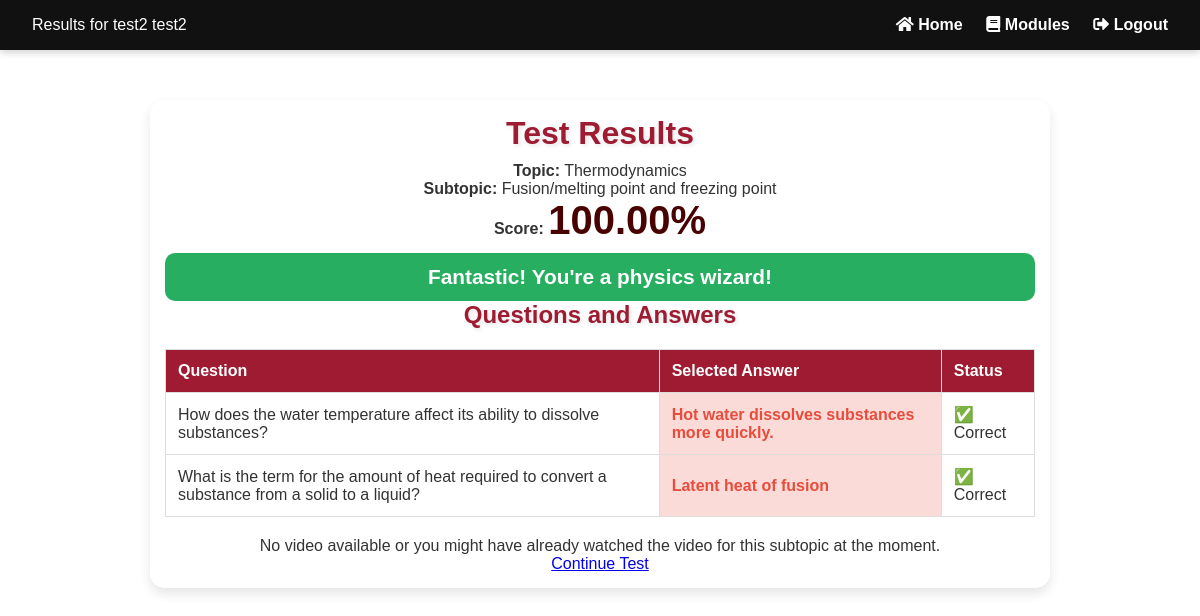
The app's page /test-results/1/1/ (signed in), older data.
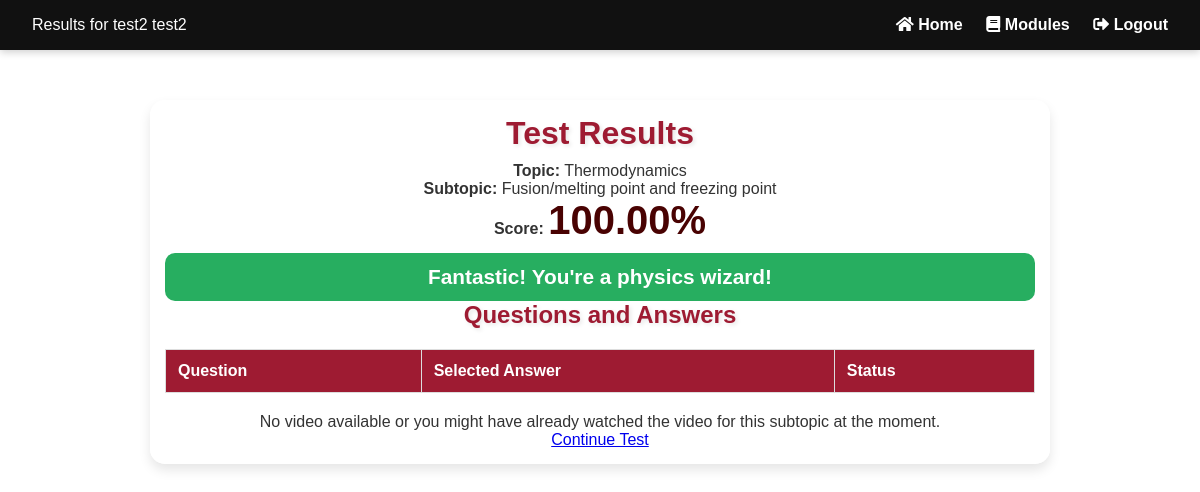
The same page, newer data.
### my_app/models.py (models this page shows, shortened)
class AssessmentResponse(models.Model):
    response_id = models.AutoField(primary_key=True)
    assessment = models.ForeignKey(Assessment, on_delete=models.CASCADE)
    question = models.ForeignKey(Question, on_delete=models.CASCADE)
    selected_option = models.ForeignKey(Option, on_delete=models.SET_NULL, null=True)

class Question(models.Model):
    question_id = models.AutoField(primary_key=True)
    question_text = models.TextField()
    topic = models.ForeignKey(Topic, related_name="questions", on_delete=models.CASCADE)
    subtopic = models.ForeignKey(Subtopic, related_name="questions", on_delete=models.CASCADE)
    assigned_at = models.IntegerField(choices=[(0, 'Before Assignment'), (1, 'After Assignment')], default=0)
    difficulty_level = models.CharField(max_length=15, choices=[
        ('Beginner', 'Beginner'),
        ('Intermediate', 'Intermediate'),
        ('Advanced', 'Advanced'),
    ])

class Option(models.Model):
    option_id = models.AutoField(primary_key=True)
    question = models.ForeignKey(Question, on_delete=models.CASCADE, related_name="options")
    option_text = models.CharField(max_length=255)
    is_correct = models.BooleanField(default=False)

### my_app/views.py (the view, shortened to what this page needs)
# urls.py: path('test-results/<int:topic_id>/<int:subtopic_id>/', test_results, name='test_results'),
@login_required
def test_results(request, topic_id, subtopic_id):
    try:
        student = get_object_or_404(Student, user=request.user)
        topic = get_object_or_404(Topic, topic_id=topic_id)
        subtopic = get_object_or_404(Subtopic, subtopic_id=subtopic_id, topic=topic)
        assessment = Assessment.objects.filter(student=student, topic=topic).order_by("-date_taken").first()
        if not assessment:
            return JsonResponse({"error": "No assessment data found for this topic."}, status=404)
        responses = AssessmentResponse.objects.filter(assessment=assessment)
        score = assessment.score
        print(subtopic)
        video_progress_entries = VideoProgress.objects.filter(student=student, subtopic=subtopic)
        print("Video - test results - ", video_progress_entries)
        video_data = []
        video_url = None
        progress = Progress.objects.filter(student=student, current_subtopic=subtopic).first()
        print("Progress - ", progress)
        if not video_progress_entries.exists() and progress:
            progress.video_watched = True
            progress.save()
        context = {
            "student_name": f"{student.first_name} {student.last_name}",
            "topic": topic,
            "subtopic": subtopic,
            "score": score,
            "date_taken": assessment.date_taken,
            "responses": responses,
            "video_data": video_data,
            "video_url": video_url,
            "student_id": student.student_id,
            "score_after": progress.score_after if progress else None,
        }
        return render(request, "my_app/test_results.html", context)
    except Exception as e:
        print("Error in test_results:", e)
        return JsonResponse({"error": str(e)}, status=400)

### my_app/models.py (called while the page is built)
    def __str__(self):
        return self.subtopic_name

### my_app/Templates/my_app/test_results.html (shortened to what this page needs)
{% load static %}
<!DOCTYPE html>
<html lang="en">
<head>
    <link rel="stylesheet" href="{% static 'CSS/testResults.css' %}?v=7">
    <link rel="stylesheet" href="https://cdnjs.cloudflare.com/ajax/libs/font-awesome/5.15.4/css/all.min.css">
</head>
<body>
    <nav class="navbar">
        <div class="left">
            <span class="welcome-text">Results for {{ student_name }}</span>
        </div>
        <div class="right">
            <a href="{% url 'home' %}" class="nav-link"><i class="fas fa-home"></i> Home</a>
            <a href="{% url 'modules' %}" class="nav-link"><i class="fas fa-book"></i> Modules</a>
            <a href="{% url 'logout' %}" class="nav-link"><i class="fas fa-sign-out-alt"></i> Logout</a>
        </div>
    </nav>
    <div class="results-container">
        <h1>Test Results</h1>
        <p><strong>Topic:</strong> {{ topic.topic_name }}</p>
        <p><strong>Subtopic:</strong> {{ subtopic.subtopic_name }}</p>
        <p><strong>Score:</strong> <span class="score">{{ score }}%</span></p>
        <div id="feedback-message"></div>
        <h2>Questions and Answers</h2>
        <table class="results-table">
            <thead>
                <tr>
                    <th>Question</th>
                    <th>Selected Answer</th>
                    <th>Status</th>
                </tr>
            </thead>
            <tbody>
                {% for response in responses %}
                <tr>
                    <td>{{ response.question.question_text }}</td>
                    <td class="{% if response.correct %}correct-answer{% else %}incorrect-answer{% endif %}">
                        {{ response.selected_option.option_text }}
                    </td>
                    <td>
                        {% if response.selected_option.is_correct %}
                            ✅ Correct
                        {% else %}
                            ❌ Incorrect
                        {% endif %}
                    </td>
                </tr>
                {% endfor %}
            </tbody>
        </table>
        <div class="learning-section">
            {% if video_url %}
                <h3>Missed a few questions? Watch the video module to improve!</h3>
                <a href="{% url 'learning_video' topic_id=topic.topic_id subtopic_id=subtopic.subtopic_id %}" class="watch-video-button">
                    Watch Learning Video
                </a>
            {% else %}
                {% if score_after %}
                    <p>You’ve already completed this subtopic and watched the video.</p>
                        <p>Click on the modules to see which is next subtopic.</p>
                {% else %}
                    <p>No video available or you might have already watched the video for this subtopic at the moment.</p>
                    <a href="{% url 'test' topic_id=topic.topic_id subtopic_id=subtopic.subtopic_id %}" class="start-btn">
                        Continue Test
                    </a>
                {% endif %}
            {% endif %}
        </div>
    </div>
</body>
</html>

Row changes from the older to the newer data that the page shows:
removed AssessmentResponse: question.question_text "How does the water temperature affect its ability to dissolve substances?", selected_option.option_text "Hot water dissolves substances more quickly.", shows "✅ Correct"
removed AssessmentResponse: question.question_text "What is the term for the amount of heat required to convert a substance from a solid to a liquid?", selected_option.option_text "Latent heat of fusion", shows "✅ Correct"
